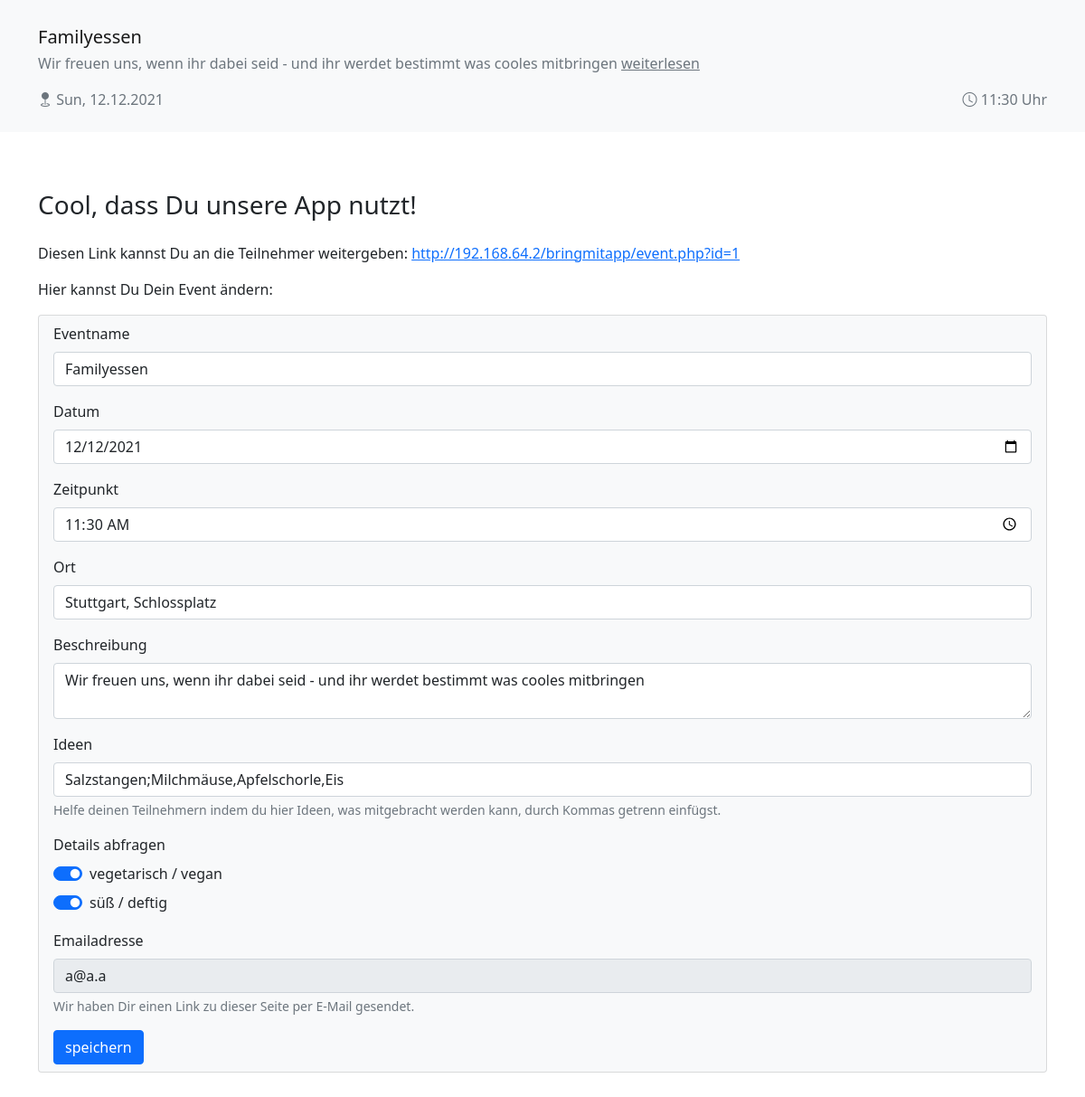
The page /eventadmin.php?id=1&token=1234 on the database its author committed.
### tables this page shows
CREATE TABLE `events` (
  `ID` int(11) NOT NULL,
  `name` text NOT NULL,
  `datum` date DEFAULT NULL,
  `uhrzeit` time DEFAULT NULL,
  `ort` text NOT NULL,
  `ideen` text NOT NULL,
  `beschreibung` text NOT NULL,
  `optionen_veg` tinyint(1) NOT NULL DEFAULT 0,
  `optionen_geschmack` tinyint(1) NOT NULL DEFAULT 0,
  `email` text NOT NULL,
  `zeit` datetime DEFAULT NULL
);

### env.php (called while the page is built)
<?php
$BASE_URL = "http://192.168.64.2/bringmitapp/";

### eventadmin.php (the view, shortened to what this page needs)
<?php
include("env.php");
include("inc/dbconnect.php");
$eventId =  $_GET['id'];
$sqlEvent = "SELECT * FROM events WHERE ID = " . $conn->quote($eventId);
$event = $conn->query($sqlEvent)->fetch();
$eventTime = strtotime($event['zeit']);
$option_veg_checked = "";
if ($event['optionen_veg'] == 1) {
    $option_veg_checked = "checked";
}
$option_geschmack_checked = "";
if ($event['optionen_geschmack'] == 1) {
    $option_geschmack_checked = "checked";
}
$eventlink = $BASE_URL . "event.php?id=" . $eventId;
?>
<!DOCTYPE html>
<html lang="en">
<head>
    <link href="https://cdn.jsdelivr.net/npm/bootstrap@5.1.3/dist/css/bootstrap.min.css" rel="stylesheet" />
    <link rel="stylesheet" href="https://cdn.jsdelivr.net/npm/bootstrap-icons@1.5.0/font/bootstrap-icons.css" />
</head>
<body>
    <header class="navbar navbar-light bg-light px-3 py-4">
        <div class="container">
            <h3 class="navbar-brand mb-0"><?php echo $event['name'] ?></h3>
        </div>
        <div class="container text-secondary">
            <p>
                <?php echo $event['beschreibung'] ?>
                <a href="#" class="text-secondary">weiterlesen</a>
            </p>
        </div>
        <div class="container text-secondary">
            <span><i class="bi bi-geo-fill"></i> <?php echo date("D, d.m.Y", $eventTime) ?></span>
            <span><i class="bi bi-clock"></i> <?php echo date("H:i", $eventTime) ?> Uhr </span>
        </div>
    </header>
    <div class="py-5 container">
        <h3 class="d-block py-3">Cool, dass Du unsere App nutzt!</h3>
        <p>Diesen Link kannst Du an die Teilnehmer weitergeben: <a target="_blank" href="<?php echo $eventlink ?>"><?php echo $eventlink ?></a></p>
        <p>Hier kannst Du Dein Event ändern:</p>
        <ul class="list-group">
            <li class="list-group-item bg-light">
                <form action="updateEvent.php" method="POST">
                    <div class="mb-3">
                        <label for="eventNaame" class="form-label">Eventname</label>
                        <input type="text" value="<?php echo $event['name'] ?>" name="eventname" class="form-control" id="eventName" />
                    </div>
                    <div class="mb-3">
                        <label for="eventDatum" class="form-label">Datum</label>
                        <input type="date" value="<?php echo date("Y-m-d", $eventTime) ?>" name="datum" class="form-control" id="eventDatum" />
                    </div>
                    <div class="mb-3">
                        <label for="eventZeit" class="form-label">Zeitpunkt</label>
                        <input type="time" value="<?php echo date("H:i", $eventTime) ?>" placeholder="hh:mm" name="uhrzeit" class="form-control" id="eventZeit" />
                    </div>
                    <div class="mb-3">
                        <label for="eventOrt" class="form-label">Ort</label>
                        <input type="text" value="<?php echo $event['ort'] ?>" name="ort" class="form-control" id="eventOrt" />
                    </div>
                    <div class="mb-3">
                        <label for="eventBeschreibung" class="form-label">Beschreibung</label>
                        <textarea name="beschreibung" value="" class="form-control" id="eventBeschreibung"><?php echo $event['beschreibung'] ?></textarea>
                    </div>
                    <div class="mb-3">
                        <label for="eventIdeen" class="form-label">Ideen</label>
                        <input type="text" value="<?php echo $event['ideen'] ?>" name="ideen" class="form-control" id="eventIdeen" aria-describedby="ideenHelp" />
                        <div id="ideenHelp" class="form-text">
                            Helfe deinen Teilnehmern indem du hier Ideen, was mitgebracht werden
                            kann, durch Kommas getrenn einfügst.
                        </div>
                    </div>
                    <fieldset class="mb-3">
                        <span class="strong">Details abfragen</span>
                        <div class="my-2 form-check form-switch">
                            <input class="form-check-input" <?php echo $option_veg_checked ?> name="optionen_veg" type="checkbox" role="switch" id="vegtVegan" />
                            <label class="form-check-label" for="vegtVegan">vegetarisch / vegan</label>
                        </div>
                        <div class="mt-2 form-check form-switch">
                            <input class="form-check-input" <?php echo $option_geschmack_checked ?> name="optionen_geschmack" type="checkbox" role="switch" id="suessDeftig" />
                            <label class="form-check-label" for="suessDeftig">süß / deftig</label>
                        </div>
                    </fieldset>
                    <div class="mb-3">
                        <label for="emailAdresse" class="form-label">Emailadresse</label>
                        <input type="email" readonly value="<?php echo $event['email'] ?>" name="email" class="form-control" id="emailAdresse" aria-describedby="emailHelp" />
                        <div id="emailHelp" class="form-text">
                            Wir haben Dir einen Link zu dieser Seite per E-Mail gesendet.
                        </div>
                    </div>
                    <button type="submit" class="btn btn-primary">speichern</button>
                </form>
            </li>
        </ul>
    </div>
</body>
</html>

### rows shown on the page
events: name "Familyessen", beschreibung "Wir freuen uns, wenn ihr dabei seid - und ihr werdet bestimmt was cooles mitbringen", zeit "Sun, 12.12.2021", zeit "11:30", eventname "Familyessen", datum "12/12/2021", uhrzeit "11:30", ort "Stuttgart, Schlossplatz", ideen "Salzstangen;Milchmäuse,Apfelschorle,Eis", email "a@a.a"

### other values the page prints
$eventlink "http://192.168.64.2/bringmitapp/event.php?id=1"
